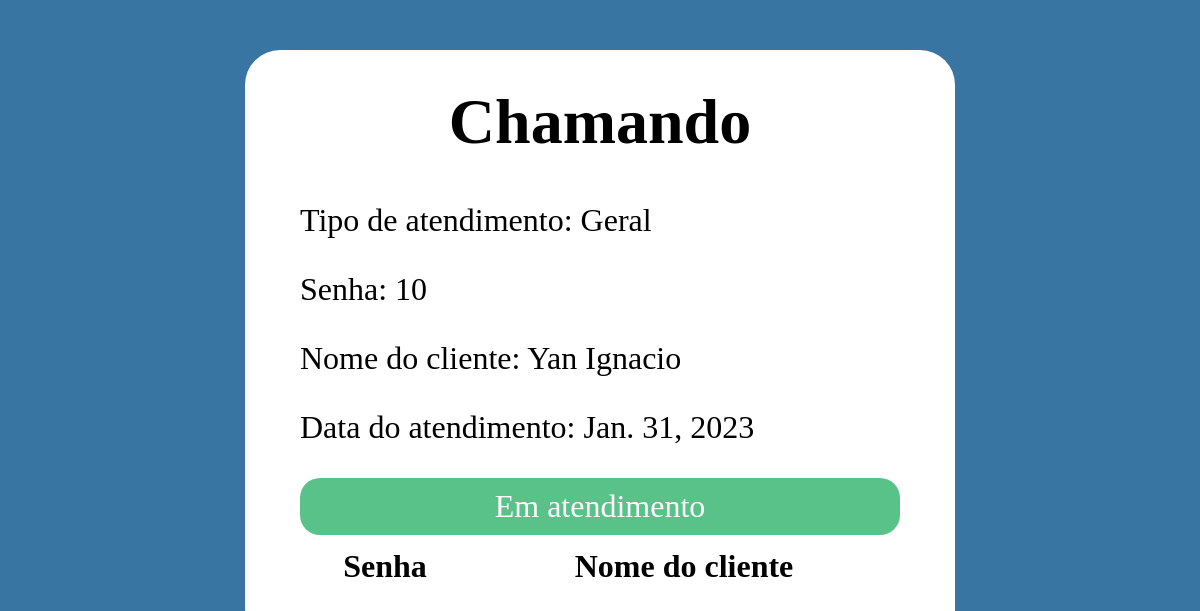
Page /chamar-proxima-senha/ (signed in) on the committed database.
### atendimento/models.py (models this page shows, shortened)
class Atendimento(models.Model):
    nome_cliente = models.CharField(max_length=255, verbose_name='Digite seu nome')
    data_atendimento = models.DateField(auto_now_add=True)
    status_atendimento = models.CharField(max_length=255, default='fila')
    numero_senha = models.IntegerField()
    atendente = models.ForeignKey(Atendente, on_delete=models.PROTECT, null=True,blank= True)
    tipo_atendimento = models.ForeignKey(TipoAtendimento, on_delete=models.CASCADE)

class TipoAtendimento(models.Model):
    prefixo = models.CharField(max_length=4)
    nome = models.CharField(max_length=100)
    descricao = models.CharField(max_length=255)

### atendimento/views.py (the view)
# urls.py: path('chamar-proxima-senha/', views.chamar_proxima_senha, name='chamar_proxima_senha'),
@login_required
def chamar_proxima_senha(request):
    atendente = Atendente.objects.get(user=request.user)
    try:
        senha_atual = Atendimento.objects.filter(status_atendimento='fila', tipo_atendimento = atendente.tipo_atendimento).order_by('data_atendimento').first()
        if not senha_atual:
            if atendente.tipo_atendimento.nome == 'Preferencial':
                senha_atual = Atendimento.objects.filter(status_atendimento='fila', tipo_atendimento__nome = 'Geral').order_by('data_atendimento').first()
            elif not atendente.tipo_atendimento.nome == "Processos":
                senha_atual = Atendimento.objects.filter(status_atendimento='fila', tipo_atendimento__nome='Preferencial').order_by('data_atendimento').first()
        else: print(senha_atual)
        senha_atual.status_atendimento = 'chamando'
        senha_atual.atendente = atendente
        senha_atual.save()
    except:
        senha_atual=Atendimento.objects.filter(status_atendimento='chamando', atendente=atendente).order_by('data_atendimento').first()
    return render(request, 'proxima_senha.html', {'senha': senha_atual, 'cabine': atendente.cabine})

### atendimento/templates/proxima_senha.html (shortened to what this page needs)
{% extends 'template.html' %}
{% block content %}
  {% if senha %}
  <h1>Chamando</h1>
  {% else %}
  <h1>Em espera</h1>
  {% endif %}
  <p>Tipo de atendimento: {{ senha.tipo_atendimento.nome }}</p>
  <p>Senha: {{ senha.numero_senha }}</p>
  <p>Nome do cliente: {{ senha.nome_cliente }}</p>
  <p>Data do atendimento: {{ senha.data_atendimento }}</p>
  {% if senha %}
  <a href="/em-atendimento/{{senha.id}}/{{prefixo}}">
    Em atendimento
  </a>
  {% else %}
  <a href="/chamar-proxima-senha/{{prefixo}}">
    Chamar próximo da fila
  </a>
  {% endif %}
  <div>
    <table>
      <thead>
        <tr>
          <th>Senha</th>
          <th>Nome do cliente</th>
        </tr>
      </thead>
    </table>
  </div>
{% endblock %}

### atendimento/static/css/style.css (style rules this page uses)
body { width: 50%; font-size: xx-large; background: #fff; padding: 55px; margin-left: auto; margin-right: auto; margin-top: 50px; margin-bottom: auto; border-radius: 35px 35px 0 35px; }
html { background: #3875a3; }
table { width: 100%; }
a { display: grid; padding: 10px 20px; background: #59c289; color: #fff; justify-content: center; border-radius: 20px; text-decoration: none; margin-bottom: 10px; }
h1 { text-align: center;margin-top: -20px; }

### rows in the picture
Atendimento: tipo_atendimento.nome "Geral", numero_senha "10", nome_cliente "Yan Ignacio", data_atendimento "Jan. 31, 2023"
